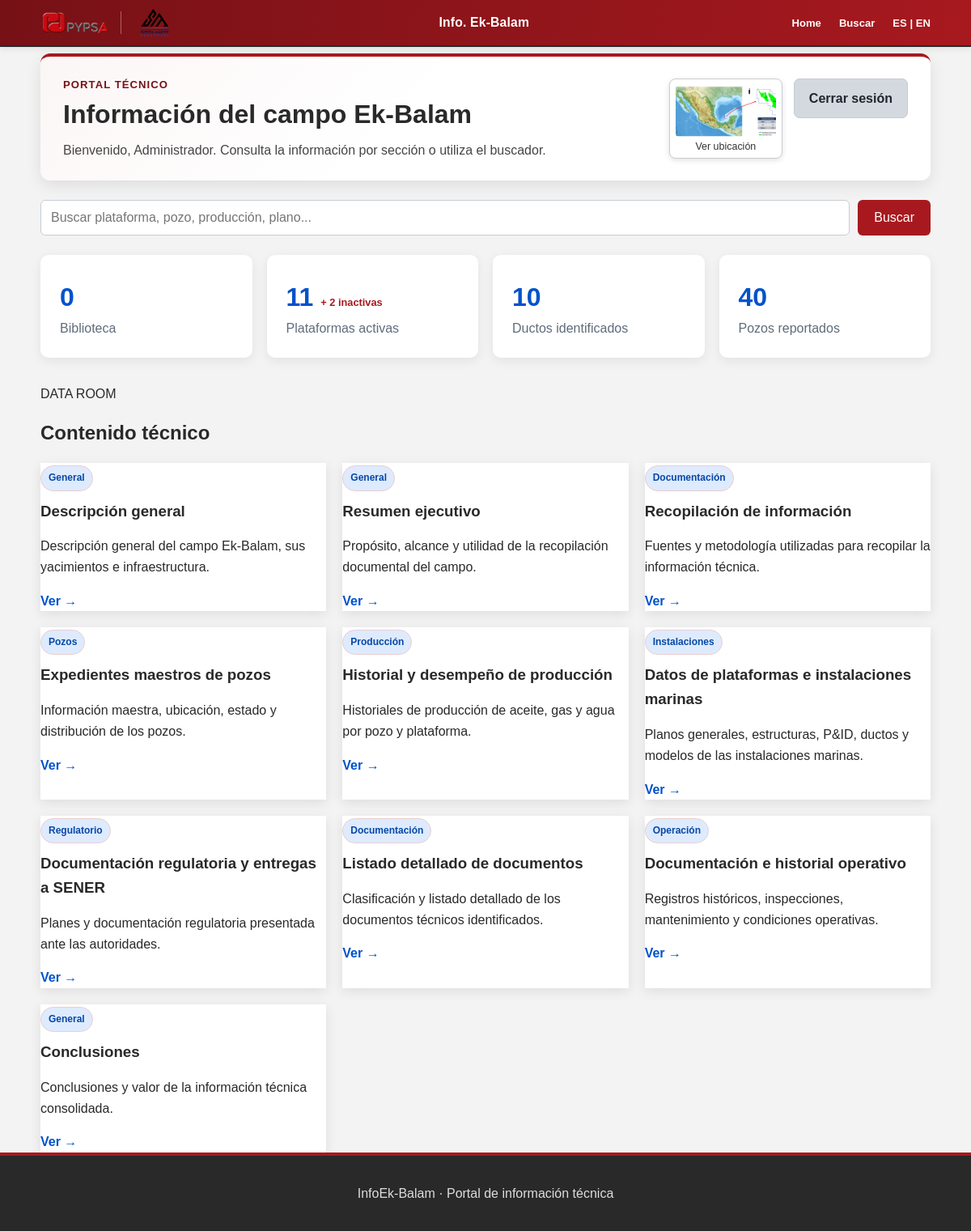
Page /portal (signed in) on the earlier database version.
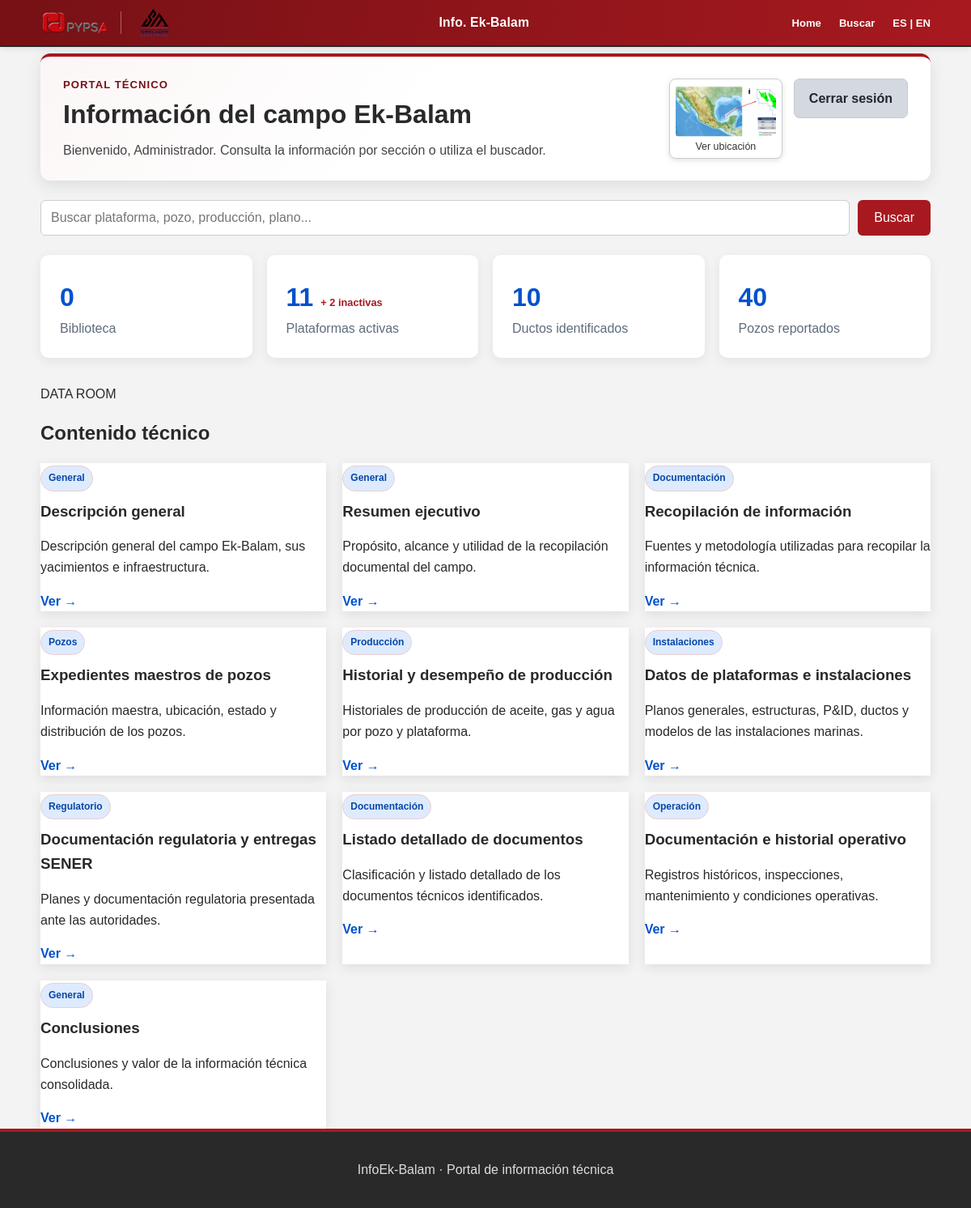
Same page on the later database version.
### models.py (models this page shows, shortened)
class Usuario(UserMixin, db.Model):
    __tablename__ = "usuarios"
    id = db.Column(
        db.Integer,
        primary_key=True
    )
    username = db.Column(
        db.String(50),
        unique=True,
        nullable=False
    )
    nombre = db.Column(
        db.String(100),
        nullable=False
    )
    password_hash = db.Column(
        db.String(255),
        nullable=False
    )
    activo = db.Column(
        db.Boolean,
        default=True,
        nullable=False
    )
    @property
    def is_active(self):
        return self.activo

class Contenido(db.Model):
    __tablename__ = "contenidos"
    id = db.Column(
        db.Integer,
        primary_key=True
    )
    slug = db.Column(
        db.String(120),
        unique=True,
        nullable=False
    )
    titulo = db.Column(
        db.String(200),
        nullable=False
    )
    categoria = db.Column(
        db.String(100),
        nullable=False
    )
    resumen = db.Column(
        db.Text,
        nullable=True
    )
    contenido = db.Column(
        db.Text,
        nullable=False
    )
    palabras_clave = db.Column(
        db.Text,
        nullable=True
    )
    orden = db.Column(
        db.Integer,
        default=0,
        nullable=False
    )
    activo = db.Column(
        db.Boolean,
        default=True,
        nullable=False
    )

### app.py (the view, shortened to what this page needs)
@app.route("/portal")
@login_required
def portal():
    contenidos = (
        Contenido.query
        .filter_by(activo=True)
        .order_by(Contenido.orden)
        .all()
    )
    carpeta_biblioteca = os.path.join(app.root_path, "Biblioteca")
    documentos_biblioteca = []
    pozos_por_plataforma = obtener_pozos_por_plataforma()
    return render_template(
        "portal.html",
        contenidos=contenidos,
        documentos_biblioteca=documentos_biblioteca,
        pozos_por_plataforma=pozos_por_plataforma,
        total_pozos=sum(
            len(pozos)
            for pozos in pozos_por_plataforma.values()
        ),
    )

### app.py (called while the page is built)
def obtener_pozos_por_plataforma():
    pozos_por_plataforma = {}
    pozos = (
        Pozo.query
        .filter_by(activo=True)
        .order_by(Pozo.plataforma, Pozo.pozos)
        .all()
    )
    for pozo in pozos:
        pozos_por_plataforma.setdefault(
            pozo.plataforma,
            []
        ).append(pozo)
    return pozos_por_plataforma

@login_manager.user_loader
def cargar_usuario(usuario_id):
    return db.session.get(
        Usuario,
        int(usuario_id)
    )

### templates/portal.html (shortened to what this page needs)
{% extends "base.html" %}
{% from "_explorador_pozos.html" import explorador_pozos %}
{% block content %}
<section class="portal-bienvenida">
    <div>
        <p class="etiqueta">PORTAL TÉCNICO</p>
        <h2>Información del campo Ek-Balam</h2>
        <p>
            Bienvenido, {{ current_user.nombre }}.
            Consulta la información por sección o utiliza
            el buscador.
        </p>
    </div>
    <div class="acciones-bienvenida">
        <button
            type="button"
            class="miniatura-ubicacion"
            aria-haspopup="dialog"
            aria-controls="modal-ubicacion"
            data-abrir-modal="modal-ubicacion"
        >
            <img
                src="{{ url_for('static', filename='img/Inicio/location.png') }}"
                alt="Ubicación del campo Ek-Balam"
            >
            <span>Ver ubicación</span>
        </button>
        <a
            class="boton-secundario"
            href="{{ url_for('logout') }}"
        >
            Cerrar sesión
        </a>
    </div>
</section>
<section class="buscador-principal">
    <form
        action="{{ url_for('buscar') }}"
        method="GET"
    >
        <input
            type="search"
            id="busqueda"
            name="q"
            placeholder="Buscar plataforma, pozo, producción, plano..."
            required
        >
        <button type="submit">
            Buscar
        </button>
    </form>
</section>
<section class="indicadores">
    <article
        class="indicador indicador-interactivo"
        role="button"
        tabindex="0"
        aria-haspopup="dialog"
        aria-controls="modal-biblioteca"
        data-abrir-modal="modal-biblioteca"
    >
        <span class="indicador-numero">
            {{ documentos_biblioteca|length }}
        </span>
        <span class="indicador-texto">
            Biblioteca
        </span>
    </article>
    <article
        class="indicador indicador-interactivo"
        role="button"
        tabindex="0"
        aria-haspopup="dialog"
        aria-controls="modal-plataformas"
        data-abrir-modal="modal-plataformas"
    >
        <span class="indicador-numero">
            11 <small>+ 2 inactivas</small>
        </span>
        <span class="indicador-texto">
            Plataformas activas
        </span>
    </article>
    <article
        class="indicador indicador-interactivo"
        role="button"
        tabindex="0"
        aria-haspopup="dialog"
        aria-controls="modal-ductos"
        data-abrir-modal="modal-ductos"
    >
        <span class="indicador-numero">
            10
        </span>
        <span class="indicador-texto">
            Ductos identificados
        </span>
    </article>
    <article
        class="indicador indicador-interactivo"
        role="button"
        tabindex="0"
        aria-haspopup="dialog"
        aria-controls="modal-pozos"
        data-abrir-modal="modal-pozos"
    >
        <span class="indicador-numero">
            {{ total_pozos }}
        </span>
        <span class="indicador-texto">
            Pozos reportados
        </span>
    </article>
</section>
        {% set imagenes_pozos = [
            ('01_EK-A.png', 'Plataforma EK-A'),
            ('02_BALAM-TB.png', 'Plataforma Balam-TB'),
            ('03_BALAM-A.png', 'Plataforma Balam-A'),
            ('04_EK-A2.png', 'Plataforma EK-A2'),
            ('05_EK-TA.png', 'Plataforma EK-TA'),
            ('06_BALAM-TE.png', 'Plataforma Balam-TE'),
            ('07_BALAM-TA.png', 'Plataforma Balam-TA'),
            ('08_BALAM-TA2.png', 'Plataforma Balam-TA2'),
            ('09_EK-TB.png', 'Plataforma EK-TB'),
            ('10_BALAM-TD.png', 'Plataforma Balam-TD')
        ] %}
<section class="seccion-contenidos">
    <div class="titulo-seccion">
        <div>
            <p class="etiqueta">DATA ROOM</p>
            <h2>Contenido técnico</h2>
        </div>
    </div>
    <div class="rejilla-contenidos">
        {% for contenido in contenidos %}
            <article class="tarjeta-contenido">
                <span class="categoria">
                    {{ contenido.categoria }}
                </span>
                <h3>
                    {{ contenido.titulo }}
                </h3>
                <p>
                    {{ contenido.resumen }}
                </p>
                <a
                    href="{{ url_for(
                        'ver_contenido',
                        slug=contenido.slug
                    ) }}"
                >
                    Ver →
                </a>
            </article>
        {% endfor %}
    </div>
</section>
{% endblock %}

### templates/base.html (shortened to what this page needs)
<!DOCTYPE html>
<html lang="es">
<head>
    <link
        rel="stylesheet"
        href="{{ url_for('static', filename='css/styles.css') }}"
    >
</head>
<body>
  <header class="encabezado">
    <div class="contenedor encabezado-contenido">
        <div class="grupo-logos">
            <a
                href="https://pypsagroup.com/GasOil.html"
                target="_blank"
                rel="noopener noreferrer"
            >
                <img
                    src="{{ url_for(
                        'static',
                        filename='img/logo_pypsa.png'
                    ) }}"
                    alt="Logo de PYPSA"
                    class="logo logo-pypsa"
                >
            </a>
            <a
                href="https://sierramadreog.com/es/"
                target="_blank"
                rel="noopener noreferrer"
            >
                <img
                    src="{{ url_for(
                        'static',
                        filename='img/logo_sierramadre.png'
                    ) }}"
                    alt="Logo de Sierra Madre Resources"
                    class="logo logo-sierramadre"
                >
            </a>
        </div>
        <a
            href="{{ url_for('inicio') }}"
            class="nombre-portal"
        >
            Info. Ek-Balam
        </a>
    <nav class="navegacion-principal">
        <a href="{{ url_for('portal') }}">
            Home
        </a>
        <a href="#">
            Buscar
        </a>
        <a href="#">
            ES | EN
        </a>
    </nav>
        </div>
    </header>
    <main class="contenedor contenido-principal">
        {% block content %}
        {% endblock %}
    </main>
    <footer class="pie-pagina">
        <div class="contenedor">
            <p>
                InfoEk-Balam · Portal de información técnica
            </p>
        </div>
    </footer>
</body>
</html>

Differences in the rows shown:
changed Contenido "Instalaciones": titulo "Datos de plataformas e instalaciones marinas" → "Datos de plataformas e instalaciones"
changed Contenido "Planes y documentación regulatoria presentada ante las autoridades.": titulo "Documentación regulatoria y entregas a SENER" → "Documentación regulatoria y entregas SENER"
